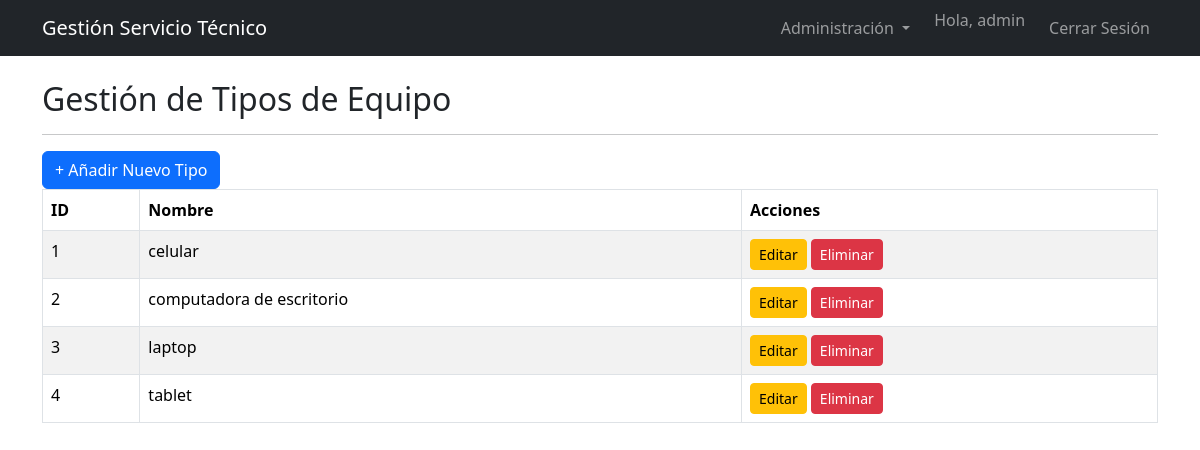
/tipos (signed in), run on the app's committed database.
### models.py (models this page shows, shortened)
class Usuario(db.Model, UserMixin):
    __tablename__ = 'usuarios'
    id = db.Column(db.Integer, primary_key=True)
    email = db.Column(db.String(120), unique=True, nullable=False, index=True)
    password_hash = db.Column(db.String(128), nullable=False)
    nombre = db.Column(db.String(100), nullable=False)
    rol_id = db.Column(db.Integer, db.ForeignKey('roles.id'), nullable=False)
    ordenes_asignadas = db.relationship('Orden', backref='tecnico', lazy='dynamic')

class TipoEquipo(db.Model):
    __tablename__ = 'tipos_equipo'
    id = db.Column(db.Integer, primary_key=True)
    nombre = db.Column(db.String(50), unique=True, nullable=False)
    equipos = db.relationship('Equipo', backref='tipo_equipo', lazy='dynamic')

### blueprints/tipos_equipo.py (the view)
@tipos_bp.route('/tipos')
@login_required
def listar_tipos():
    tipos = TipoEquipo.query.all()
    return render_template('tipos_lista.html', tipos=tipos)

### app.py (called while the page is built)
@login_manager.user_loader
def load_user(user_id):
    return Usuario.query.get(int(user_id))

### templates/tipos_lista.html (shortened to what this page needs)
{% extends 'base.html' %}
{% block content %}
<h2>Gestión de Tipos de Equipo</h2>
<hr>
<div classclass="text-end mb-3">
    <a href="{{ url_for('tipos.crear_tipo') }}" class="btn btn-primary">
        + Añadir Nuevo Tipo
    </a>
</div>
<table class="table table-striped table-bordered">
    <thead class="thead-dark">
        <tr>
            <th scope="col">ID</th>
            <th scope="col">Nombre</th>
            <th scope="col">Acciones</th>
        </tr>
    </thead>
    <tbody>
        {% for tipo in tipos %}
        <tr>
            <td>{{ tipo.id }}</td>
            <td>{{ tipo.nombre }}</td>
            <td>
                <a href="{{ url_for('tipos.editar_tipo', id=tipo.id) }}" class="btn btn-warning btn-sm">Editar</a>
                <form action="{{ url_for('tipos.eliminar_tipo', id=tipo.id) }}" method="POST" style="display: inline;" onsubmit="return confirm('¿Estás seguro de que deseas eliminar este tipo de equipo?');">
    <button type="submit" class="btn btn-danger btn-sm">Eliminar</button>
</form>
            </td>
        </tr>
        {% endfor %}
    </tbody>
</table>
{% endblock %}

### templates/base.html (shortened to what this page needs)
<!doctype html>
<html lang="es">
  <head>
    <link href="https://cdn.jsdelivr.net/npm/bootstrap@5.3.2/dist/css/bootstrap.min.css" rel="stylesheet">
  </head>
  <body>
    <nav class="navbar navbar-expand-lg navbar-dark bg-dark">
      <div class="container">
        <a class="navbar-brand" href="{{ url_for('index') }}">Gestión Servicio Técnico</a>
        <div class="collapse navbar-collapse" id="navbarNav">
          <ul class="navbar-nav ms-auto">
            {% if current_user.is_authenticated %}
              <li class="nav-item dropdown me-3">
                <a class="nav-link dropdown-toggle" href="#" role="button" data-bs-toggle="dropdown" aria-expanded="false">
                  Administración
                </a>
              </li>
              <li class="nav-item">
                <span class="navbar-text me-3">
                  Hola, {{ current_user.nombre }}
                </span>
              </li>
              <li class="nav-item">
                <a class="nav-link" href="{{ url_for('auth.logout') }}">Cerrar Sesión</a>
              </li>
            {% else %}
              <li class="nav-item">
                <a class="nav-link" href="{{ url_for('auth.login') }}">Iniciar Sesión</a>
              </li>
            {% endif %}
          </ul>
        </div>
      </div>
    </nav>
    <div class="container mt-4">
      {% block content %}
      {% endblock %}
    </div>
  </body>
</html>

### data on the page
Usuario: nombre "admin"
TipoEquipo: id "1", nombre "celular"
TipoEquipo: id "2", nombre "computadora de escritorio"
TipoEquipo: id "3", nombre "laptop"
TipoEquipo: id "4", nombre "tablet"
